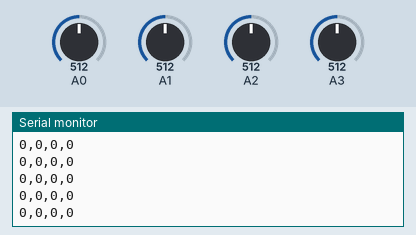
This sketch was run on a simulated Arduino Uno, built with avr-gcc and run on an emulated ATmega328P. Parts: the last lines printed to the serial monitor. The inputs (shaded band) are chosen by the test bench; at power-on: A0 = 512, A1 = 512, A2 = 512, A3 = 512.

Above: at 1.2 s.
1.3 s: A0 set to 716
At 1.32 s:
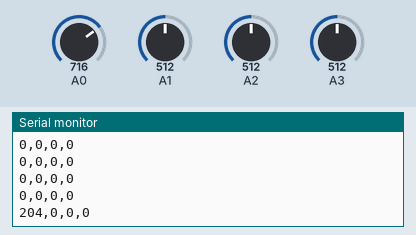
2.8 s: A1 set to 716
At 2.82 s:
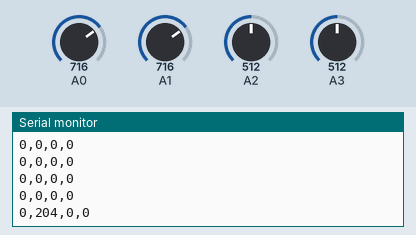
4.3 s: A2 set to 716
At 4.32 s:
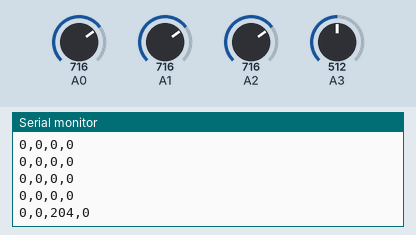
5.8 s: A3 set to 716
At 5.82 s:
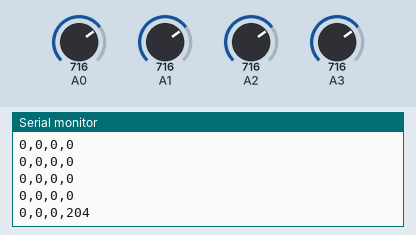
7.3 s: A0 set to 992
At 7.32 s:
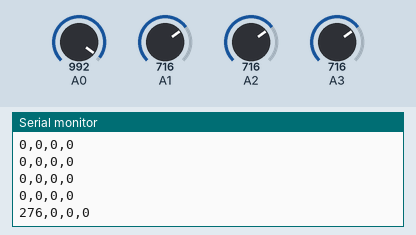
8.8 s: A1 set to 992
At 8.82 s:
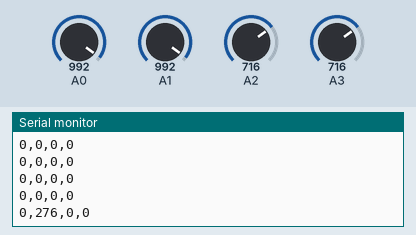
Timing chart, 0 to 11.3 s (numbered marks = the images above; inputs shaded):
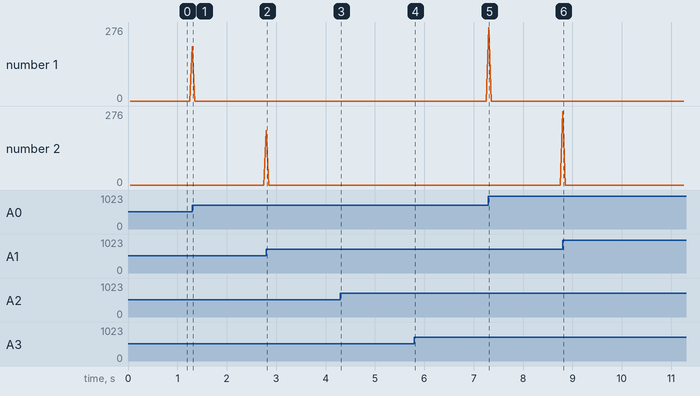

The sketch:

4amplitude_matlab.ino
```cpp
const int sampleTime = 50;

unsigned int a, b, c, d;
void setup() {
  Serial.begin(230400);
}

void loop() {
   unsigned long startTime= millis();

    unsigned int PTPAmp1 =0,maxAmp1=0,minAmp1=1023;
    unsigned int PTPAmp2 =0,maxAmp2=0,minAmp2=1023;
    unsigned int PTPAmp3 =0,maxAmp3=0,minAmp3=1023;
    unsigned int PTPAmp4 =0,maxAmp4=0,minAmp4=1023;


    while(millis() - startTime < sampleTime){

    a = analogRead(A0); // 000000aaaaaaaaaa
    b = analogRead(A1); // 000000bbbbbbbbbb
    c = analogRead(A2); // 000000cccccccccc
    d = analogRead(A3); // 000000dddddddddd

      if(a<1023){
        if(a>maxAmp1){maxAmp1 = a;}
        else if(a<minAmp1){minAmp1 = a;}
      }

      if(b<1023){
        if(b>maxAmp2){maxAmp2 = b;}
        else if(b<minAmp2){minAmp2 = b;}
      }

      if(c<1023){
        if(c>maxAmp3){maxAmp3 = c;}
        else if(c<minAmp3){minAmp3 = c;}
      }

      if(d<1023){
        if(d>maxAmp4){maxAmp4 = d;}
        else if(d<minAmp4){minAmp4 = d;}
      }
    }
    Serial.print(maxAmp1 - minAmp1);
    Serial.print(",");
    Serial.print(maxAmp2 - minAmp2);
    Serial.print(",");
    Serial.print(maxAmp3 - minAmp3);
    Serial.print(",");
    Serial.print(maxAmp4 - minAmp4);
    Serial.print("\n");
}
```

Measured:
- after the input at 1.3 s, the serial monitor: prints a new line at once (image 1)
- after the input at 2.8 s, the serial monitor: prints a new line at once (image 2)
- after the input at 4.3 s, the serial monitor: prints a new line at once (image 3)
- after the input at 5.8 s, the serial monitor: prints a new line at once (image 4)
- after the input at 7.3 s, the serial monitor: prints a new line at once (image 5)
- after the input at 8.8 s, the serial monitor: prints a new line at once (image 6)
